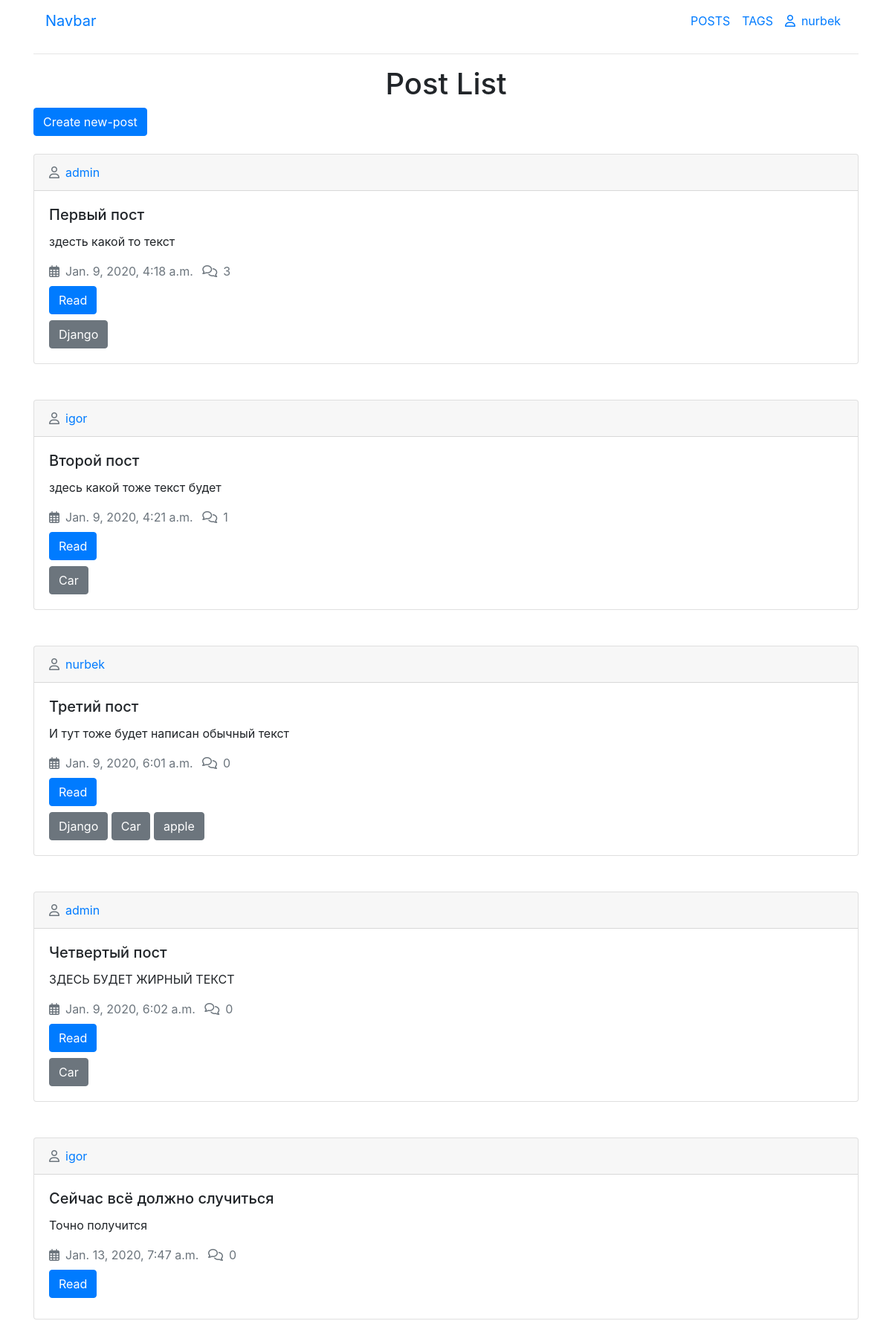
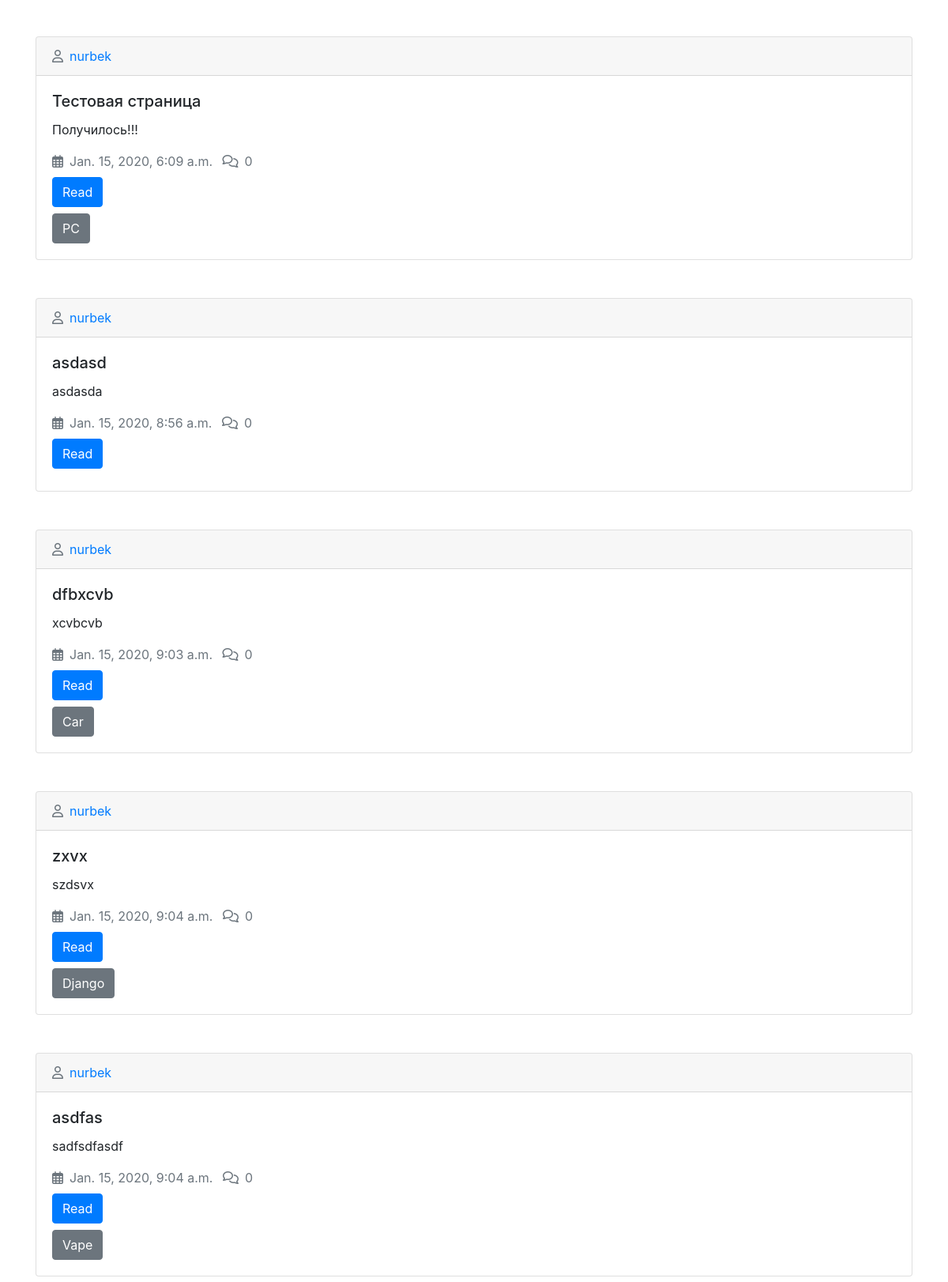
The page / (signed in, upper part) on the database its author committed (2 pictures, top to bottom).
### forum/models.py (models this page shows, shortened)
class Post(models.Model):
	title = models.CharField('Заголовок поста', max_length=100)
	tag = models.CharField(max_length=10, null=True, blank=True)
	slug = models.SlugField('Slug', blank = True, unique = True)
	body = models.TextField('Текст поста')
	created_data = models.DateTimeField('Дата создания', auto_now_add=True)
	author = models.ForeignKey(User, null = True, blank=True, on_delete=models.CASCADE)
	tags = models.ManyToManyField('Tag', related_name='posts', null=True, blank=True)
	def get_absolute_url(self):
		return reverse('post_detail_url', kwargs={'slug':self.slug})

class Tag(models.Model):
	title = models.CharField('Заголовок тега', max_length=10)
	slug = models.SlugField(max_length=10, unique=True)
	def get_absolute_url(self):
		return reverse('tag_detail_url', kwargs={'slug':self.slug})

### forum/views.py (the view)
# urls.py: path('',PostList.as_view(),name='post_list_url'),
class PostList(ListView):
	model = Post

### forum/templates/forum/post_list.html
{% extends 'base/base.html' %}
{% block content %}
<h1 class="text-center">Post List</h1>
<a href="{% url 'post_create_url' %}" class="btn btn-primary mb-3">Create new-post</a>
{% for post in post_list %}
<div class="card mt-2 mb-5">
  <div class="card-header">
    <span class="text-secondary"><i class="far fa-user mr-2"></i><a href="">{{post.author.username}}</a></span>
  </div>
  <div class="card-body">
    <h5 class="card-title">{{post.title}}</h5>
    <p class="card-text">{{post.body}}</p>
    <div class="my-2">
    	<span class="text-secondary mr-2"><i class="far fa-calendar-alt mr-2"></i>{{post.created_data}}</span>
    	<span class="text-secondary"><i class="far fa-comments mr-2"></i>{{post.comments.count}}</span>
    </div>
    <a href="{{post.get_absolute_url}}" class="btn btn-primary">Read</a>
    <div class="mt-2">
      {% for tag in post.tags.all %}
    	<a href="{{tag.get_absolute_url}}" class="btn btn-secondary">{{tag.title}}</a>
      {% endfor %}
    </div>
  </div>
</div>
{% endfor %}
{% endblock %}

### templates/includes/navbar.html (shortened to what this page needs)
<nav class="navbar navbar-expand-lg">
  <a class="navbar-brand" href="#">Navbar</a>
  <div class="collapse navbar-collapse" id="navbarSupportedContent">
    <ul class="navbar-nav ml-auto">
      <li class="nav-item active">
        <a class="nav-link" href="{% url 'post_list_url' %}">POSTS<span class="sr-only">(current)</span></a>
      </li>
      <li class="nav-item">
        <a class="nav-link" href="{% url 'tag_list_url' %}">TAGS</a>
      </li>
      {% if user.is_authenticated %}
      <li class="nav-item">
        <a class="nav-link" href="#"><i class="far fa-user mr-2"></i>{{user.username}}</a>
      </li>
      {% else %}
      <li class="nav-item">
        <a class="nav-link" href="{% url 'login' %}">Login</a>
      </li>
      {% endif %}
    </ul>
  </div>
</nav>

### rows shown on the page
Post: author.username "admin", title "Первый пост", body "здесть какой то текст", created_data "Jan. 9, 2020, 4:18 a.m.", comments.count "3"
Tag: title "Django"
Post: author.username "igor", title "Второй пост", body "здесь какой тоже текст будет", created_data "Jan. 9, 2020, 4:21 a.m.", comments.count "1"
Tag: title "Car"
Post: author.username "nurbek", title "Третий пост", body "И тут тоже будет написан обычный текст", created_data "Jan. 9, 2020, 6:01 a.m.", comments.count "0"
Tag: title "apple"
Post: author.username "admin", title "Четвертый пост", body "ЗДЕСЬ БУДЕТ ЖИРНЫЙ ТЕКСТ", created_data "Jan. 9, 2020, 6:02 a.m.", comments.count "0"
Post: author.username "igor", title "Сейчас всё должно случиться", body "Точно получится", created_data "Jan. 13, 2020, 7:47 a.m.", comments.count "0"
Post: author.username "nurbek", title "Тестовая страница", body "Получилось!!!", created_data "Jan. 15, 2020, 6:09 a.m.", comments.count "0"
Tag: title "PC"
Post: author.username "nurbek", title "asdasd", body "asdasda", created_data "Jan. 15, 2020, 8:56 a.m.", comments.count "0"
Post: author.username "nurbek", title "dfbxcvb", body "xcvbcvb", created_data "Jan. 15, 2020, 9:03 a.m.", comments.count "0"
Post: author.username "nurbek", title "zxvx", body "szdsvx", created_data "Jan. 15, 2020, 9:04 a.m.", comments.count "0"
Post: author.username "nurbek", title "asdfas", body "sadfsdfasdf", created_data "Jan. 15, 2020, 9:04 a.m.", comments.count "0"
Tag: title "Vape"

### other values the page prints
{{ user.username }} "nurbek"
